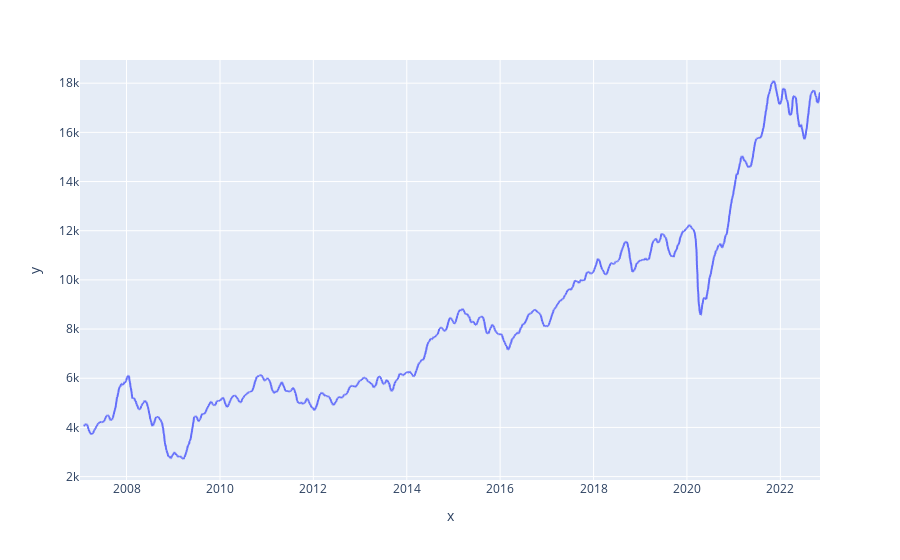

The notebook cell this image was saved under:
### Code cell
fig = px.line(x=nifty_indicator_data.index, y=nifty_indicator_data["sma"])
fig.show()

### Figure 1 — Plotly figure (JSON) as saved in the notebook; plotly's stock layout.template omitted (floating-point values rounded to 4 significant figures; data arrays with more than 128 entries replaced by an {"elided": "..."} marker saying what was removed)
{"data": [{"hovertemplate": "x=%{x}<br>y=%{y}<extra></extra>", "legendgroup": "", "line": {"color": "#636efa", "dash": "solid"}, "marker": {"symbol": "circle"}, "mode": "lines", "name": "", "showlegend": false, "type": "scattergl", "x": {"elided": "3855 str values"}, "xaxis": "x", "y": {"elided": "3855 float values"}, "yaxis": "y"}], "layout": {"legend": {"tracegroupgap": 0}, "margin": {"t": 60}, "xaxis": {"anchor": "y", "domain": [0, 1], "title": {"text": "x"}}, "yaxis": {"anchor": "x", "domain": [0, 1], "title": {"text": "y"}}}}
